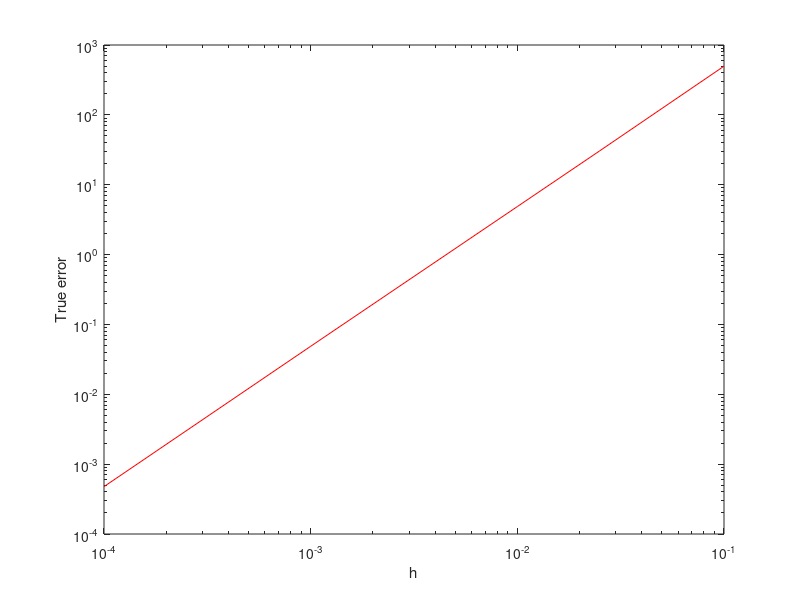
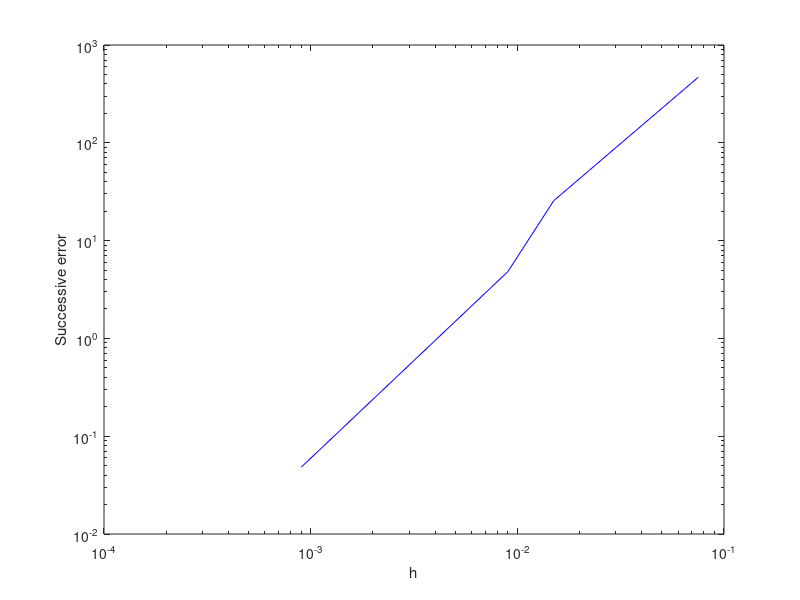

The MATLAB source for these figures, in order:
clear
clc
%% physical properties

% Temperaturea based on degrees Celsius 
T_0 = 25;
T_b = 200;
% Dimensions of fin
w = 0.3;
L = 0.1;
t = 0.005;
% Heat transfer coefficients
h = 50;
k = 300;
% Fin surround and area
A_c = w * t;
P = 2 *(w + t);

%% Change of the variable

teta = T_b - T_0;
m = sqrt( h * P / (k * A_c));

%% Successive error  in x=L with considering analytical solution and without it

x = L;

% Analytical temperature distribution constant:
C_1 = -teta * (h * cosh(m * L) + k * m * sinh(m * L))/( k * m * cosh(m * L) + h * sinh( m * L));
% Analytical temperature distribution constant:
C_2 = teta; 
% Analytical temperature distribution:
F_Teta = C_1 * sinh(m * x) + C_2 * cosh( m * x); 
% Second derivative of the analytical temperature distribution:
F2_Teta = C_1 * (m^2) * sinh(m * x) + C_2 * (m^2) * cosh( m * x);

% Domain steps
dx = [0.1, 0.025, 0.01, 0.001, 0.0001];

for i=1:length(dx)
           
     % The central finite difference of the second derivative:
     F2_Teta_numerical(i)= ((C_1*sinh(m*(x-dx(i)))+C_2*cosh(m*(x-dx(i))))-2*(C_1*sinh(m*x)+C_2*cosh(m*x))+C_1*sinh(m*(x+dx(i)))+C_2*cosh(m*(x+dx(i))))/((dx(i))^2);
     % True error with considering analytical solution:
     True_error = abs(F2_Teta-F2_Teta_numerical);
     % Successive error without considering analytical solution:
     Successive_error = - diff (F2_Teta_numerical);
     hh = - diff (dx);
     
end

%% plotting

figure (1);
loglog(dx,True_error,'color','r');
xlabel('h');
ylabel('True error');

figure (2);
loglog(hh,Successive_error,'color','b');
xlabel('h');
ylabel('Successive error');



